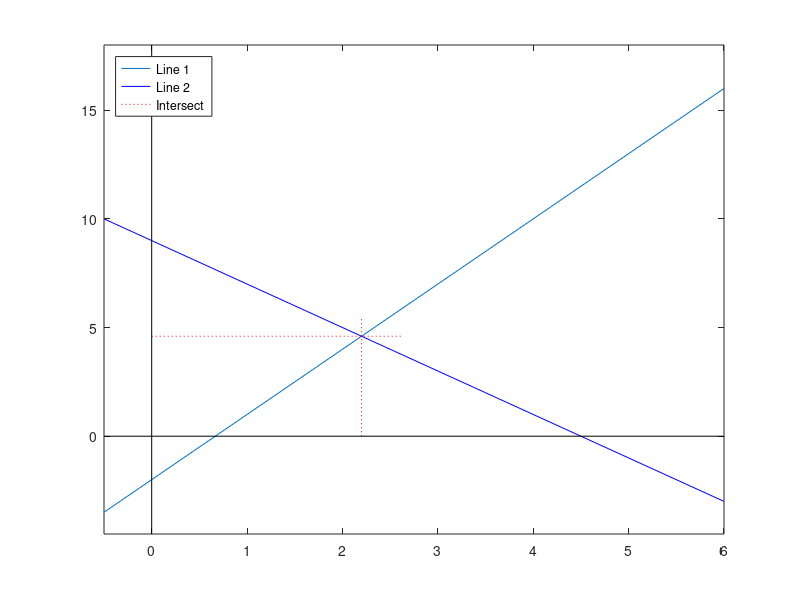

Write the MATLAB code that produced this figure.
% Plotting line intersections
function main
    % equations are y = m1 x + c1
    % y = m2 x + c2
    % in matrix form:
    % [ -m1 1; * [xp; = [c1
    % -m2 1 ] yp] c2]
    ax = [-0.5 6]; ay = [-4.5 18];
    % plot the two lines
    m1 = 3; c1 = -2;
    y1 = m1*ax + c1;
    m2 = -2; c2 = 9;
    y2 = m2*ax + c2;
    plot(ax, y1)
    hold on
    plot(ax, y2, 'b-')
    % solve for the intersection point
    A = [-m1 1; -m2 1];
    c = [c1; c2];
    P = A\c;
    % draw intersection identification lines
    ix = P(1); iy = P(2);
    plot([ix ix], [0 iy*1.2], 'r:')
    plot([0 ix*1.2],[iy iy], 'r:')
    % draw the axes
    plot(ax, [0 0], 'k');
    axis([ax ay])
    plot([0 0], ay, 'k');
    legend({'Line 1','Line 2','Intersect'}, ...
        'Location','NorthWest' )
end
